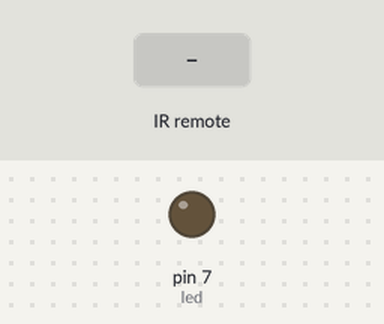
This sketch was run on a simulated Arduino Uno, built with avr-gcc and run on an emulated ATmega328P. Shown: output pins drawn as LEDs (lit = HIGH). The inputs (shaded band) are chosen by the test bench.

Above: at 1.2 s.
1.3 s: infrared code 0xFD30CF received
At 2.6 s:
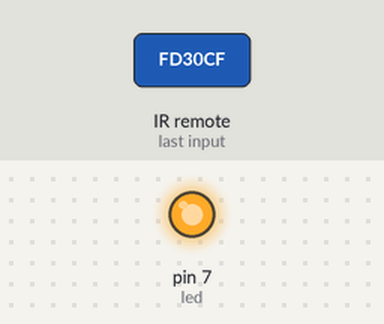
Timing chart, 0 to 4.3 s (numbered marks = the images above; inputs shaded):
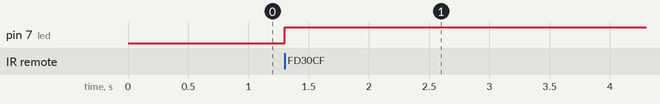

Measured:
- after the input at 1.3 s, pin 7 (led): LOW → HIGH at once

The sketch:

Receptor_Infrarojos.ino
```cpp
#include <IRremote.h>  // Librería para el receptor IR


const int RECV_PIN = 8; // Pin al que conectamos la salida del receptor IR
const int led = 7;
int status = 0;// 0 es apgado, 1 encendido
IRrecv irrecv(RECV_PIN); // Objeto de tipo IRrecv
decode_results results; // Datos que recibiremos

void setup()
{

  pinMode(led, OUTPUT);
  Serial.begin(9600);  // Utilizar el monitor en serie
  irrecv.enableIRIn(); // Activamos el receptor IR

}

void loop()
{
  if(irrecv.decode(&results)) // Devuelve 0 si no hay datos disponibles, 1 en caso contrario
  {

    if(results.value == 0xFD30CF) { // Lo he hecho con el boton 0
      if(status == 0){

        digitalWrite(led, HIGH);
        status = 1;
      } else if(status == 1){
        digitalWrite(led, LOW);
        status = 0;
      }
    }

     irrecv.resume(); // Reinicia el estado del receptor IR y queda listo esperando el siguiente valor

  }
}
```
